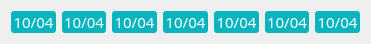
  <widget class="QWidget" name="">
   <property name="geometry">
    <rect>
     <x>340</x>
     <y>90</y>
     <width>371</width>
     <height>21</height>
    </rect>
   </property>
   <layout class="QHBoxLayout" name="horizontalLayout_2">
    <item>
     <widget class="QLabel" name="label_24">
      <property name="font">
       <font>
        <family>宋体</family>
        <pointsize>11</pointsize>
       </font>
      </property>
      <property name="styleSheet">
       <string notr="true">background-color:#09b4be;
border-radius:3px;
color:white;
</string>
      </property>
      <property name="text">
       <string>10/04</string>
      </property>
      <property name="alignment">
       <set>Qt::AlignCenter</set>
      </property>
     </widget>
    </item>
    <item>
     <widget class="QLabel" name="label_25">
      <property name="font">
       <font>
        <family>宋体</family>
        <pointsize>11</pointsize>
       </font>
      </property>
      <property name="styleSheet">
       <string notr="true">background-color:#09b4be;
border-radius:3px;
color:white;
</string>
      </property>
      <property name="text">
       <string>10/04</string>
      </property>
      <property name="alignment">
       <set>Qt::AlignCenter</set>
      </property>
     </widget>
    </item>
    <item>
     <widget class="QLabel" name="label_26">
      <property name="font">
       <font>
        <family>宋体</family>
        <pointsize>11</pointsize>
       </font>
      </property>
      <property name="styleSheet">
       <string notr="true">background-color:#09b4be;
border-radius:3px;
color:white;
</string>
      </property>
      <property name="text">
       <string>10/04</string>
      </property>
      <property name="alignment">
       <set>Qt::AlignCenter</set>
      </property>
     </widget>
    </item>
    <item>
     <widget class="QLabel" name="label_33">
      <property name="font">
       <font>
        <family>宋体</family>
        <pointsize>11</pointsize>
       </font>
      </property>
      <property name="styleSheet">
       <string notr="true">background-color:#09b4be;
border-radius:3px;
color:white;
</string>
      </property>
      <property name="text">
       <string>10/04</string>
      </property>
      <property name="alignment">
       <set>Qt::AlignCenter</set>
      </property>
     </widget>
    </item>
    <item>
     <widget class="QLabel" name="label_34">
      <property name="font">
       <font>
        <family>宋体</family>
        <pointsize>11</pointsize>
       </font>
      </property>
      <property name="styleSheet">
       <string notr="true">background-color:#09b4be;
border-radius:3px;
color:white;
</string>
      </property>
      <property name="text">
       <string>10/04</string>
      </property>
      <property name="alignment">
       <set>Qt::AlignCenter</set>
      </property>
     </widget>
    </item>
    <item>
     <widget class="QLabel" name="label_35">
      <property name="font">
       <font>
        <family>宋体</family>
        <pointsize>11</pointsize>
       </font>
      </property>
      <property name="styleSheet">
       <string notr="true">background-color:#09b4be;
border-radius:3px;
color:white;
</string>
      </property>
      <property name="text">
       <string>10/04</string>
      </property>
      <property name="alignment">
       <set>Qt::AlignCenter</set>
      </property>
     </widget>
    </item>
    <item>
     <widget class="QLabel" name="label_36">
      <property name="font">
       <font>
        <family>宋体</family>
        <pointsize>11</pointsize>
       </font>
      </property>
      <property name="styleSheet">
       <string notr="true">background-color:#09b4be;
border-radius:3px;
color:white;
</string>
      </property>
      <property name="text">
       <string>10/04</string>
      </property>
      <property name="alignment">
       <set>Qt::AlignCenter</set>
      </property>
     </widget>
    </item>
   </layout>
  </widget>
